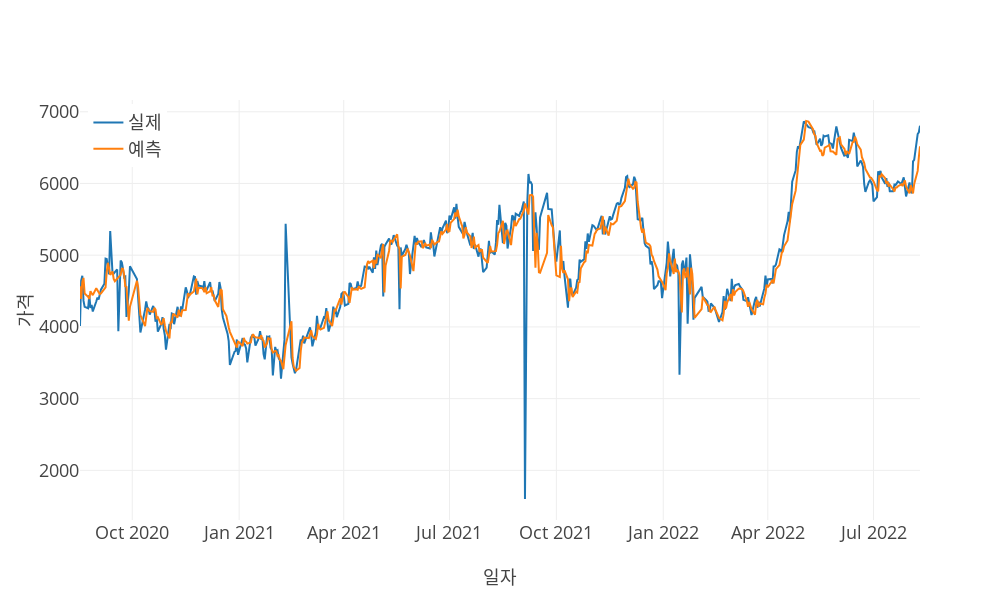

Notebook cell for this chart:
### Markdown cell above
# Transformer

### Code cell
print("\nTFT")
tft, val_dataloader = TFT(
    data,
    training_cutoff,
    target,
    group,
    max_encoder_length,
    max_prediction_length,
    time_varying_unknown_categoricals,
    time_varying_known_categoricals,
    time_varying_known_reals,
    time_varying_unknown_reals,
    batch_size,
    pathForSavingModels(product_and_product_type, product_attribute, raw_file_name, 'TFT'),
)

actuals = torch.cat([y[0] for x, y in iter(val_dataloader)])
tft_predictions = tft.predict(val_dataloader)

model_eval(actuals, tft_predictions, predictions_x_axis, stdout=True, vis=True)

### Figure 1 — Plotly figure (JSON) as saved in the notebook; plotly's stock layout.template omitted (floating-point values rounded to 4 significant figures; data arrays with more than 128 entries replaced by an {"elided": "..."} marker saying what was removed)
{"data": [{"mode": "lines", "name": "실제", "type": "scatter", "x": {"elided": "510 str values"}, "y": {"elided": "510 float values"}}, {"mode": "lines", "name": "예측", "type": "scatter", "x": {"elided": "510 str values"}, "y": {"elided": "510 float values"}}], "layout": {"height": 600, "legend": {"x": 0.01, "xanchor": "left", "y": 0.99, "yanchor": "top"}, "width": 1000, "xaxis": {"title": {"text": "일자"}}, "yaxis": {"title": {"text": "가격"}}}}
